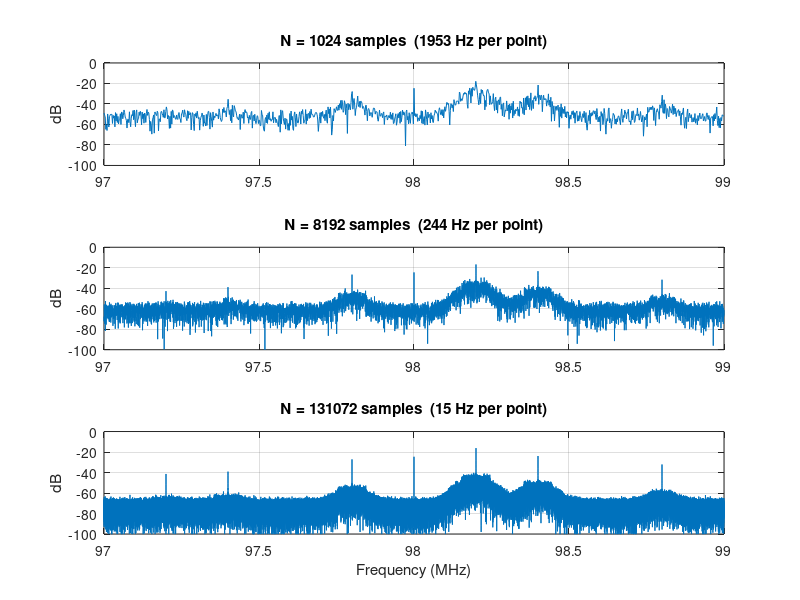

Reproduce this figure in MATLAB.
%% explore01_resolution.m
%  ------------------------------------------------------------------
%  ONE IDEA: how many samples you use decides how FINE your frequency
%  picture is, and how far DOWN you can see.
%
%  The gap between two neighbouring points of an FFT is  fs / N.
%  Use more samples and that gap gets smaller, so you can tell apart
%  two signals that are very close together. You also collect more of
%  the signal, so the signal stands taller above the noise.
%
%  Run this from the TOP folder of the repo (the one with README.md).
%  Needs: plain MATLAB. No toolbox.
%  ------------------------------------------------------------------

clear; clc;
load('data/fm_capture_98MHz.mat');     % gives iq, fs, fc, ...
iq = double(iq);

N_list = [1024 8192 131072];           % three different amounts of data
clf

for i = 1:numel(N_list)
    N = N_list(i);
    x = iq(1:N);                       % just the first N samples

    S_dB = 20*log10(abs(fftshift(fft(x)))/N);
    f_MHz = (fc + (-N/2:N/2-1)*(fs/N)) / 1e6;

    % how tall is the 98.2 MHz station, and how low is the noise floor?
    near_station = abs(f_MHz - 98.2)  < 0.02;
    quiet        = (f_MHz > 98.55) & (f_MHz < 98.70);
    peak  = max(S_dB(near_station));
    floor_dB = median(S_dB(quiet));

    fprintf('N = %6d : %7.3f ms of data, points are %8.2f Hz apart\n', N, 1000*N/fs, fs/N);
    fprintf('             station peak %7.2f dB, noise floor %7.2f dB, gap %5.1f dB\n\n', ...
            peak, floor_dB, peak - floor_dB);

    subplot(3,1,i)
    plot(f_MHz, S_dB); grid on; ylim([-100 0])
    ylabel('dB'); title(sprintf('N = %d samples  (%.0f Hz per point)', N, fs/N))
end
xlabel('Frequency (MHz)')

disp('Look at the three pictures. The stations sit at the same height.')
disp('It is the NOISE FLOOR that drops as you use more samples.')

%% ================== TRY THIS ==================
%  1) Change N_list to [256 4096 65536] and run again.
%     Expect: at N = 256 the points are 7812 Hz apart and the whole
%     picture is coarse and lumpy. The noise floor reads about
%     -44.6 dB, roughly 26 dB higher than the -71.1 dB you get at
%     N = 65536, and the weak stations are lost in it.
%
%  2) Add up the rule: every time you multiply N by 8, the noise floor
%     should drop by 10*log10(8) = 9.0 dB. Check it against the numbers
%     printed above: 1024 -> 8192 gives -53.5 to -62.2, which is 8.7 dB.
%     Close to 9. The small difference is just noise being noisy.
%
%  3) Change the 98.2 in near_station to 97.2 (the weakest station).
%     Expect: at N = 1024 the gap is only about 10.7 dB - the station
%     is there, but barely. At N = 131072 the gap is about 32.9 dB and
%     it is obvious. More data finds weak signals.
